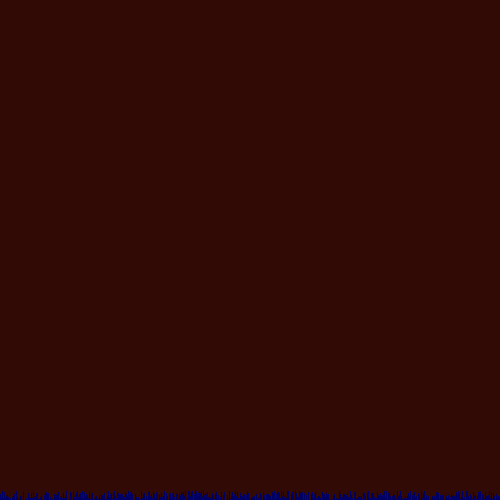
Frame 1 (no input)
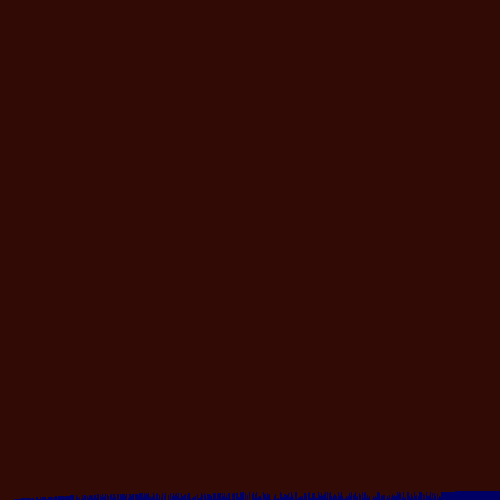
Frame 60 (the mouse pressed at the canvas centre just before this capture)
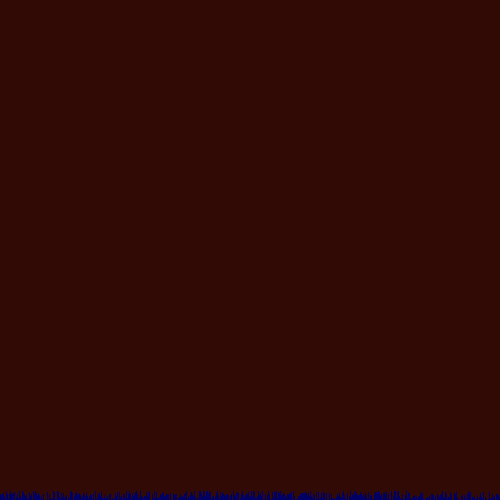
Frame 120 (the mouse held since frame 60 and released just before this capture)

The Processing sketch that drew these frames (run headless with seeded random() and noise(); from frame 60 on, the mouse is pressed at the canvas centre):

// Processing sketch: sketch_200409a
// ── sketch_200409a.pde
/* Paste the code into a new Processing sketch and complete the steps. */


//1. create an array of ints. don't initialize it yet.

int[] intArray;
void setup() {
  //2. set the size of your window
  
  size(500,500);
  
  //  if you are using Processing 3, you cannot use variables
  //  because the developers don't know how programming is supposed to work.

  //3. initialize your array with the built in width variable
  intArray = new int[width];
  //4. initialize the ints in the array with random numbers
  //   from 0 to the built in height variable
for(int i = 0; i<intArray.length; i++){
float randNum = random(0, 10);
intArray[i] = (int)randNum;
}
  //5. call the noStroke() method
  
noStroke();
}

void draw() {
  //6. set the background color with background(r, g, b);
  
  background(50, 10, 5);
  
  //7. set the color for your graph
fill(0,0,100);
  //8. draw a rectangle for each int in your array.
 for(int i = 0; i<intArray.length; i++){
rect(i,height,1,0-intArray[i]);
}
  //   the x value will be the current index in the array
  //   the y value will the height variable
  //   the width is 1 (one)
  //   the height is negative the value of the element at the current index of the array


  //9. call the stepSort method
stepSort(intArray);
  //10. extract the code that randomizes the array into a method.

  //11. call the method you made in step 10 when the mouse is pressed
  
if(mousePressed){
ranMizer();
}
}

void ranMizer(){
for(int i = 0; i<intArray.length; i++){
float randNum = random(0, 10);
intArray[i] = (int)randNum;
}
}
void stepSort(int[] arr) {
  for (int i = 1; i < arr.length; i++) {
    if (arr[i - 1] > arr[i]) {
      int t = arr[i];
      arr[i] = arr[i - 1];
      arr[i - 1] = t;
    }
  }
}
